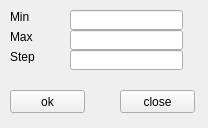
<?xml version="1.0" encoding="UTF-8"?>
<ui version="4.0">
 <class>Form</class>
 <widget class="QWidget" name="Form">
  <property name="geometry">
   <rect>
    <x>0</x>
    <y>0</y>
    <width>208</width>
    <height>128</height>
   </rect>
  </property>
  <property name="windowTitle">
   <string>Form</string>
  </property>
  <widget class="QLabel" name="label_3">
   <property name="geometry">
    <rect>
     <x>10</x>
     <y>50</y>
     <width>47</width>
     <height>13</height>
    </rect>
   </property>
   <property name="text">
    <string>Step</string>
   </property>
  </widget>
  <widget class="QLineEdit" name="lineEdit">
   <property name="geometry">
    <rect>
     <x>70</x>
     <y>10</y>
     <width>113</width>
     <height>20</height>
    </rect>
   </property>
  </widget>
  <widget class="QLabel" name="label_2">
   <property name="geometry">
    <rect>
     <x>10</x>
     <y>30</y>
     <width>47</width>
     <height>13</height>
    </rect>
   </property>
   <property name="text">
    <string>Max</string>
   </property>
  </widget>
  <widget class="QLineEdit" name="lineEdit_2">
   <property name="geometry">
    <rect>
     <x>70</x>
     <y>50</y>
     <width>113</width>
     <height>20</height>
    </rect>
   </property>
  </widget>
  <widget class="QLineEdit" name="lineEdit_1">
   <property name="geometry">
    <rect>
     <x>70</x>
     <y>30</y>
     <width>113</width>
     <height>20</height>
    </rect>
   </property>
  </widget>
  <widget class="QLabel" name="label">
   <property name="geometry">
    <rect>
     <x>10</x>
     <y>10</y>
     <width>47</width>
     <height>13</height>
    </rect>
   </property>
   <property name="text">
    <string>Min</string>
   </property>
  </widget>
  <widget class="QPushButton" name="btn1">
   <property name="geometry">
    <rect>
     <x>10</x>
     <y>90</y>
     <width>75</width>
     <height>23</height>
    </rect>
   </property>
   <property name="text">
    <string>ok</string>
   </property>
  </widget>
  <widget class="QPushButton" name="btn2">
   <property name="geometry">
    <rect>
     <x>120</x>
     <y>90</y>
     <width>75</width>
     <height>23</height>
    </rect>
   </property>
   <property name="text">
    <string>close</string>
   </property>
  </widget>
 </widget>
 <resources/>
 <connections/>
</ui>
